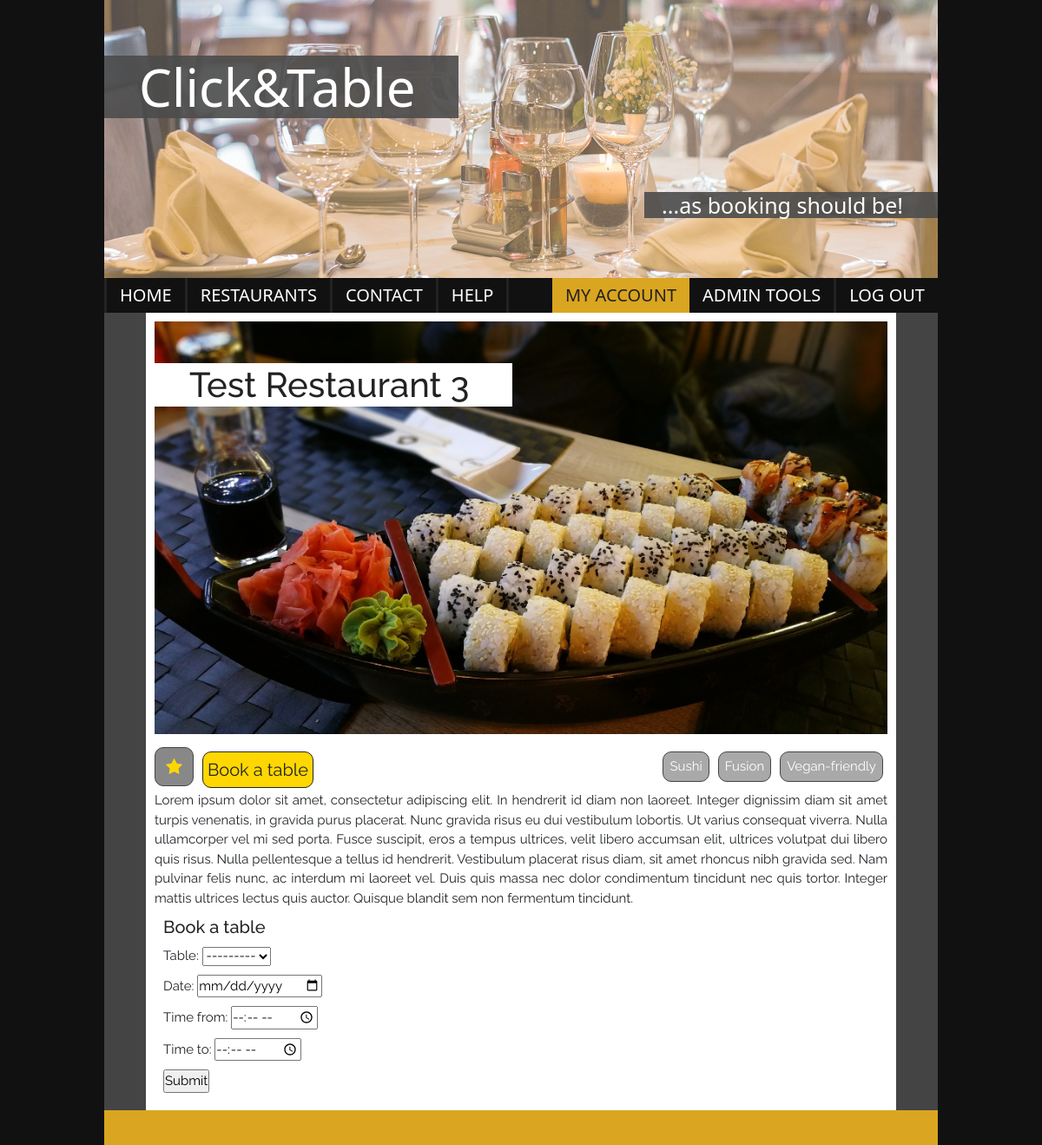
The page /reservation/28 (signed in) on the database its author committed.
### click_and_table/models.py (models this page shows, shortened)
class Restaurant(models.Model):
    name = models.CharField(max_length=128)
    description = models.TextField()
    street = models.CharField(max_length=128)
    city = models.ForeignKey(City, on_delete=models.CASCADE)
    category = models.ManyToManyField(Category)
    image = models.ImageField(default='/static/images/no-image.png')

class Category(models.Model):
    name = models.CharField(max_length=64)

### click_and_table/views.py (the view, shortened to what this page needs)
# urls.py: path('reservation/<int:id>', ReservationView.as_view(), name="reservation"),
class ReservationView(LoginRequiredMixin, View):
    def get(self, request, id):
        restaurant = Restaurant.objects.get(pk=id)
        ReservationForm.base_fields['table'] = forms.ModelChoiceField(queryset=Table.objects.filter(restaurant_id=id))
        form = ReservationForm
        return render(request, 'reservation_form.html', {'form': form, 'restaurant': restaurant})

### click_and_table/models.py (called while the page is built)
def generate_reservation_code(size=6, chars=string.ascii_uppercase + string.digits):
    return ''.join(random.choice(chars) for _ in range(size))

### templates/reservation_form.html (shortened to what this page needs)
{% extends 'restaurant_details.html' %}
{% load static %}
{% block voting-booking %}
    <form class="rsrv-form" method="post">
    <h2>Book a table</h2>
    {{ form.as_p }}
    <input type="submit" value="Submit">
    </form>
{% endblock %}

### templates/restaurant_details.html (shortened to what this page needs)
{% extends '__base__.html' %}
{% load static %}
{% block main %}
    <div class="restaurant">
        <div class="header-restaurant">
            {% if restaurant.image == null %}
                <img alt="no picture available" src="/click_and_table/static/images/no-image.png">
            {% else %}
                <img alt="restaurant_picture"
                     src="{{ restaurant.image.url }}">
            {% endif %}
            <h2>{{ restaurant.name }}</h2>
        </div>
        <div class="restaurant-attributes">
            <section class="average-rating"><span><i class="fa fa-star"></i></span>
                <p>{{ avg_rating }}</p></section>
            {% if user.is_authenticated %}
                <a class="book-a-table" href="{% url 'reservation' restaurant.id %}">Book a table</a>
            {% endif %}
            {% for category in restaurant.category.all %}
                <section class="categories"><span>{{ category.name }}</span></section>
            {% endfor %}
        </div>
        <div class="description">
            <p>{{ restaurant.description }}</p>
        </div>
        {% block voting-booking %}{% endblock %}
    </div>
{% endblock %}

### templates/__base__.html (shortened to what this page needs)
{% load static %}
<!DOCTYPE html>
<html lang="en">
<head>
    <link href="https://cdn.jsdelivr.net/npm/bootstrap@5.0.1/dist/css/bootstrap.min.css" rel="stylesheet"
>
    <link rel="stylesheet" href="{% static 'css/style.css' %}">
</head>
<header>
    <h1>Click&Table</h1>
    <h2>...as booking should be!</h2>
</header>
<body>
<nav>
    <section class="menu">
        <a href="/" class="btn-home">Home</a>
        <a href="{% url 'restaurant_list' %}" class="btn-restaurants">Restaurants</a>
        <a href="{% url 'contact_us' %}" class="btn-contact">Contact</a>
        <a href="{% url 'help' %}" class="btn-help">Help</a>
    </section>
    <section class="login">
        {% if user.is_authenticated %}
            <a class="login-btn btn-account" href="{% url 'my_account' %}">My account</a>
            {% for group in user.groups.all %}
                {% if group.name == "Admin" %}
                    <a class="login-btn btn-admin" href="{% url 'admin_tools' %}">Admin tools</a>
                {% endif %}
            {% endfor %}
            <a class="login-btn btn-logout" href="{% url 'logout' %}">Log out</a>>
        {% else %}
            <a class="login-btn btn-login" href="{% url 'login' %}">Log in</a>
            <a class="login-btn btn-register" href="{% url 'registration' %}">Register</a>
        {% endif %}
    </section>
</nav>
<main>
    {% block main %}{% endblock %}
</main>
</body>
<footer>
</footer>
</html>

### click_and_table/static/css/style.css (style rules this page uses)
* { margin: 0; padding: 0; box-sizing: border-box; }
html { font-size: 10px; font-family: 'Raleway', 'Arial', sans-serif; background-color: #111; }
body { width: 80vw; max-width: 1280px; margin: 0 auto; }
header { position: relative; height: 40vh; background-image: url('../images/restaurant-449952_1920.jpg'); background-size: cover; opacity: 0.7; text-align: left; background-position: 50% 75%; }
header h1 { position: absolute; left: 0; top: 20%; display: inline-block; font-size: 6rem; color: white; background-color: rgba(0, 0, 0, 0.9); padding: 0 50px 0 40px; }
header h2 { position: absolute; right: 0; bottom: 20%; display: inline-block; color: white; font-size: 2.5rem; background-color: rgba(0, 0, 0, 0.9); padding: 0 40px 0 20px; text-align: center; }
main { position: relative; max-width: 1280px; background-color: #444; }
nav { background-color: #111; font-size: 0; }
.menu a, .login a { display: inline-block; padding: 5px 15px; text-decoration: none; font-size: 20px; text-transform: uppercase; font-weight: 500; }
.menu a, .btn-register, .btn-logout, .btn-admin { color: white; }
.btn-admin { border-right: solid #222; }
.btn-home { border-left: solid #222222; }
.menu a { border-right: solid #222; }
.btn-login, .btn-account { background-color: goldenrod; color: #222; }
.menu { float: left; font-size: 0; }
.login { text-align: right; font-size: 0; }
section.average-rating { float: right; width: 45px; height: 45px; background-color: #333; border-radius: 10px; border: solid 1px #444; display: flex; justify-content: center; align-items: center; font-family: 'Raleway', 'Arial', sans-serif; font-size: 20px; color: white; }
.average-rating span { color: gold; }
.categories span { display: inline-block; font-family: 'Raleway', 'Arial', sans-serif; font-size: 15px; margin: 5px; background-color: darkgray; padding: 5px 7px; border-radius: 10px; border: #444 solid 1px; float: left; color: white; }
div.restaurant { background-color: white; width: 90%; height: auto; margin: 0 auto; padding: 10px; }
div.description { min-height: 10vh; }
.restaurant p { font-family: 'Raleway', 'Arial', sans-serif; font-size: 1.5rem; }
div.restaurant-attributes { height: 5vh; width: 100%; background-color: transparent; }
.restaurant .average-rating { float: left; background-color: #888; }
.restaurant .categories { float: right; }
.restaurant p { margin-top: 10px; text-align: justify; }
div.header-restaurant { position: relative; height: 60vh; width: 100%; margin-bottom: 10px; }
div.header-restaurant img { width: 100%; max-height: 100%; }
.header-restaurant h2 { background-color: white; color: #222; font-family: 'Raleway', 'Arial', sans-serif; font-size: 4rem; line-height: 5rem; padding: 0 50px 0 40px; position: absolute; top: 10%; left: 0; }
a.book-a-table { text-decoration: none; display: inline-block; font-size: 2rem; color: #222222; font-family: 'Raleway', 'Arial', sans-serif; border-radius: 10px; background-color: gold; padding: 5px; border: solid #222 1px; margin: 5px 10px; }
form.admin-form, form.rsrv-edit-form, form.rsrv-form { margin: 10px; font-family: 'Raleway', 'Arial', sans-serif; font-size: 1.5rem; }
footer { height: 5vh; background-color: goldenrod; }

### rows shown on the page
Restaurant: image (picture), name "Test Restaurant 3", description "Lorem ipsum dolor sit amet, consectetur adipiscing elit. In hendrerit id diam non laoreet. Integer dignissim diam sit amet turpis venenatis, in gravida purus placerat. Nunc gravida risus eu dui vestibulum lobortis. Ut varius consequat viverra. Nulla ullamcorper vel mi sed porta. Fusce suscipit, eros a tempus ultrices, velit libero accumsan elit, ultrices volutpat dui libero quis risus. Nulla pellentesque a tellus id hendrerit. Vestibulum placerat risus diam, sit amet rhoncus nibh gravida sed. Nam pulvinar felis nunc, ac interdum mi laoreet vel. Duis quis massa nec dolor condimentum tincidunt nec quis tortor. Integer mattis ultrices lectus quis auctor. Quisque blandit sem non fermentum…"
Category: name "Vegan-friendly"
Category: name "Fusion"
Category: name "Sushi"
